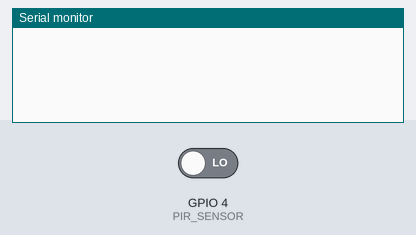
Bench run of a sketch on a simulated ESP8266 (NodeMCU). On the bench: the last lines printed to the serial monitor. The test bench sets the inputs (shaded band); at power-on: GPIO 4 (PIR_SENSOR) LOW. WiFi joins after 1.5 s; servers stay silent unless stated.

Above: at 3.0 s.
3.1 s: GPIO 4 (PIR_SENSOR) driven HIGH
At 7.2 s:
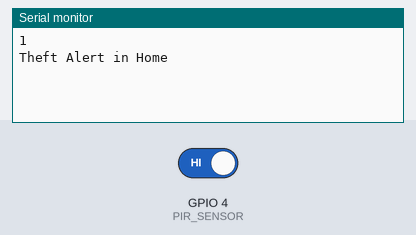
8.3 s: GPIO 4 (PIR_SENSOR) driven LOW
At 12.2 s:
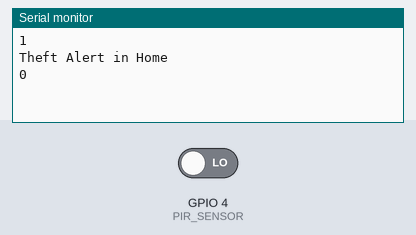

The sketch:

Theft_Alert.ino
```cpp
// This is just extra testing that i did

// please refer in your Blynk Website, you just need to copy
#define BLYNK_TEMPLATE_ID "xx"
#define BLYNK_TEMPLATE_NAME "xx"
#define BLYNK_AUTH_TOKEN "xx"

#define BLYNK_PRINT Serial
#include <ESP8266WiFi.h>
#include <BlynkSimpleEsp8266.h>


char auth[] = BLYNK_AUTH_TOKEN;

char ssid[] = "WiFi Username";  // type your wifi name
char pass[] = "WiFi Password";  // type your wifi password

#define PIR_SENSOR  4
BlynkTimer timer;
//int flag=0;
void notifyOnTheft()
{
  int isTheftAlert = digitalRead(PIR_SENSOR);
  Serial.println(isTheftAlert);
  if (isTheftAlert==1) {
    Serial.println("Theft Alert in Home");
    // Blynk.email("XX@gmail.com", "Alert", "Theft Alert in Home");
    //Blynk.notify("Alert : Theft Alert in Home");
    Blynk.logEvent("theft_alert","Theft Alert in Home");
//    flag=1;
  }
  else if (isTheftAlert==0)
  {
   // flag=0;
  }
}

void setup(){
  pinMode(PIR_SENSOR, INPUT);
   Serial.begin(115200);
  Blynk.begin(auth, ssid, pass);
  //dht.begin();
  timer.setInterval(5000L, notifyOnTheft);
}

void loop(){
  Blynk.run();
  timer.run();
}
```

Measured:
- after the input at 3.1 s, the serial monitor: prints a new line after 3.7 s (image 1)
- after the input at 8.3 s, the serial monitor: prints a new line after 3.5 s (image 2)
